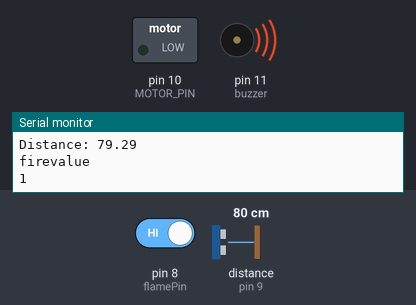
Bench run of a sketch on a simulated Arduino Uno, built for the host (arithmetic inside an expression is 32-bit, double 64-bit). On the bench: switched loads named in the sketch (green lamp = pin HIGH), buzzer (waves = sounding), the last lines printed to the serial monitor. Wiring (inferred from the names in the program): ultrasonic range finder: trigger pin 6; echo pin 9. Dashed ring = blinking. The test bench sets the inputs (shaded band); at power-on: distance to the obstacle (sensor on pin 9) 80 cm, pin 8 (flamePin) HIGH. The echo pulse lasts 58.3 µs per cm; pins used as bus, display or sensor lines are not drawn.

Above: at 1.6 s.
1.7 s: distance to the obstacle (sensor on pin 9) set to 51 cm
5.2 s: distance to the obstacle (sensor on pin 9) set to 40 cm
At 7.0 s:
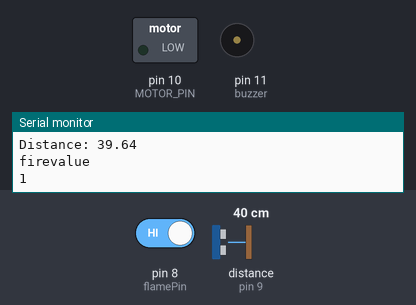
7.4 s: pin 8 (flamePin) driven LOW
At 11.0 s:
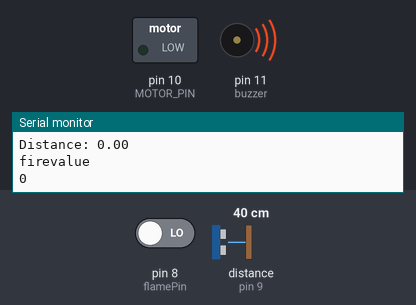
11.2 s: pin 8 (flamePin) driven HIGH
13.5 s: distance to the obstacle (sensor on pin 9) set to 31 cm
At 14.68 s:
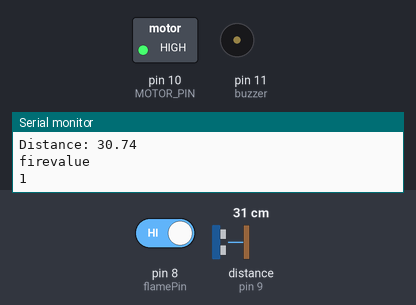
Timing chart, 0 to 18.3 s (numbered marks = the images above; inputs shaded):
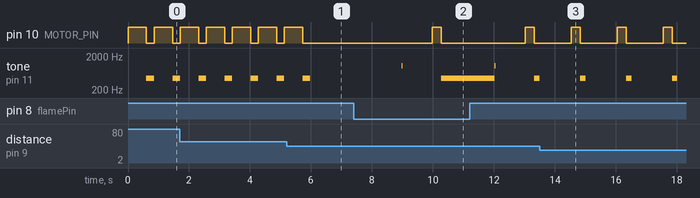

Measured:
- the behaviour switches between 46 and 45 cm on distance to the obstacle (sensor on pin 9) (found by bisection; images 0 and 1)
- the behaviour switches between 36 and 35 cm on distance to the obstacle (sensor on pin 9) (found by bisection; images 2 and 3)
- after the input at 5.2 s, pin 10 (MOTOR_PIN): goes on until 5.7 s, then stays LOW; tone on pin 11 (buzzer): goes on until 6.0 s, then stays silent
- after the input at 7.4 s, pin 10 (MOTOR_PIN): LOW → HIGH after 2.6 s, → LOW 0.30 s later; tone on pin 11 (buzzer): silent → 1046 Hz after 1.6 s, → silent 0.01 s later, → 450 Hz 1.3 s later
- after the input at 13.5 s, pin 10 (MOTOR_PIN): alternates HIGH for 0.30 s and LOW for 1.2 s, starting after 1.0 s
- by itself, pin 10 (MOTOR_PIN): alternates HIGH for 0.60 s and LOW for 0.25 s
- by itself, tone on pin 11 (buzzer): alternates 450 Hz for 0.25 s and silent for 0.60 s

The sketch:

smart_walking_stick.ino
```cpp
//DEFINING PIN NUMBERS
const int MOTOR_PIN =10;
const int TRIG_PIN=6;
const int ECHO_PIN=9;
const int buzzer = 11;
const int flamePin=8;
//DEFINING VARIABLES
long time;
float distance;
float vibrating_distance;
const int startfreq=523;

void setup(){
  pinMode(TRIG_PIN,OUTPUT);
  pinMode(ECHO_PIN,INPUT);
  pinMode(MOTOR_PIN,OUTPUT);
  pinMode(buzzer, OUTPUT);
   pinMode(flamePin, INPUT);

}
void loop(){
  int fireValue=digitalRead(flamePin);
  // CLEARING THE TRIG PIN
  digitalWrite(TRIG_PIN,HIGH);
  delayMicroseconds(1);
  digitalWrite(TRIG_PIN,LOW);

  //SENDS A TRIGGER SIGNAL
  digitalWrite(TRIG_PIN,HIGH);
  delayMicroseconds(10);
  digitalWrite(TRIG_PIN,LOW);

  // MEASURES THE DURATION AT ECHO PIN USING PULSEIN FUNCTION
  Serial.println("firevalue");
    Serial.println(fireValue);
if(fireValue==0){
  for(int freq=startfreq ; freq<=(startfreq*2) ; ++freq)
  {
    tone(buzzer,freq,10);
    delay(3);
  }
}
  time=pulseIn(ECHO_PIN,HIGH);
  distance= time*0.034/2 ;
  vibrating_distance=distance;
  if(vibrating_distance<=30)
  {
    digitalWrite(MOTOR_PIN,HIGH);
    delay(300);
    digitalWrite(MOTOR_PIN,LOW);

    tone(buzzer,450);
    delay(174);
    noTone(buzzer);

    /*digitalWrite(MOTOR_PIN,HIGH);
    delay(1000);
    digitalWrite(MOTOR_PIN,LOW);
    */
  }
  else if(vibrating_distance>=45 && vibrating_distance<=100){
    digitalWrite(MOTOR_PIN,HIGH);
    delay(600);
    digitalWrite(MOTOR_PIN,LOW);


        tone(buzzer,450);
    delay(250);
    noTone(buzzer);

    /*digitalWrite(MOTOR_PIN,HIGH);
    delay(1000);
    digitalWrite(MOTOR_PIN,LOW);
*/
  }

  Serial.print("Distance: ");
Serial.println(distance);
}
  
```
